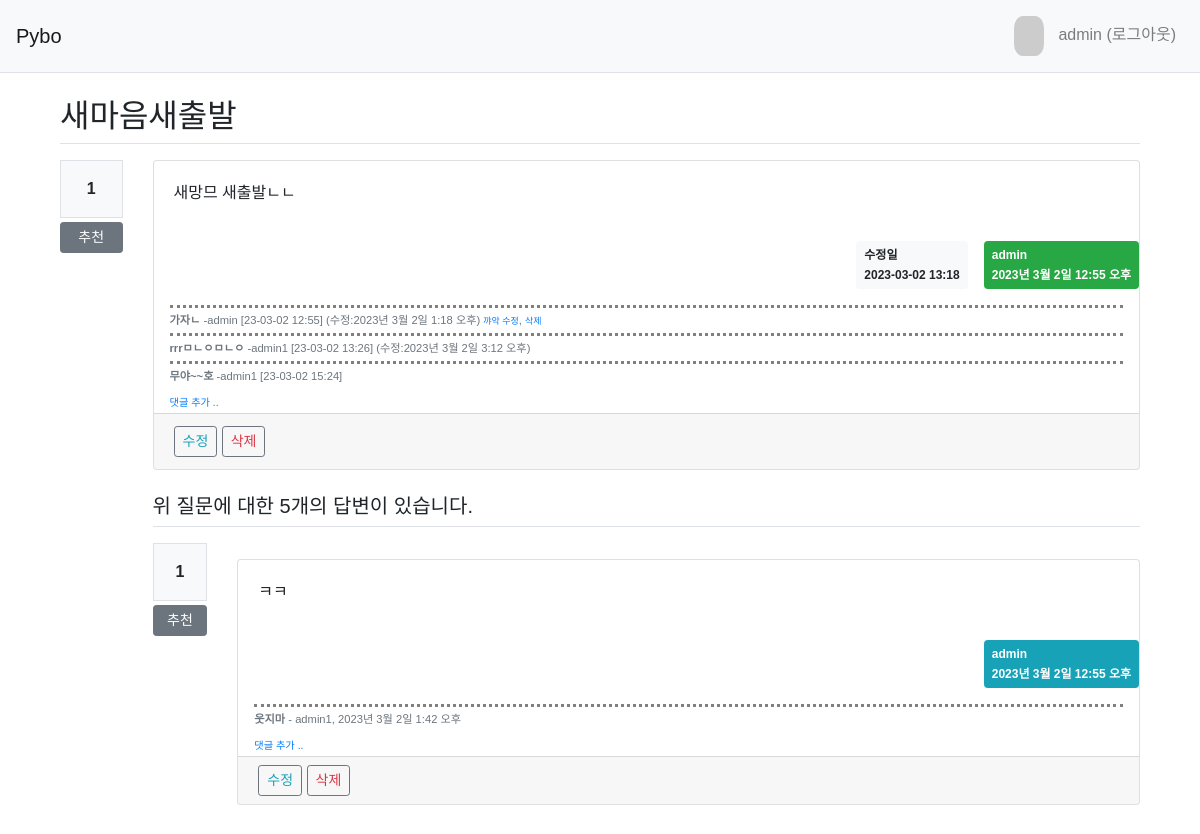
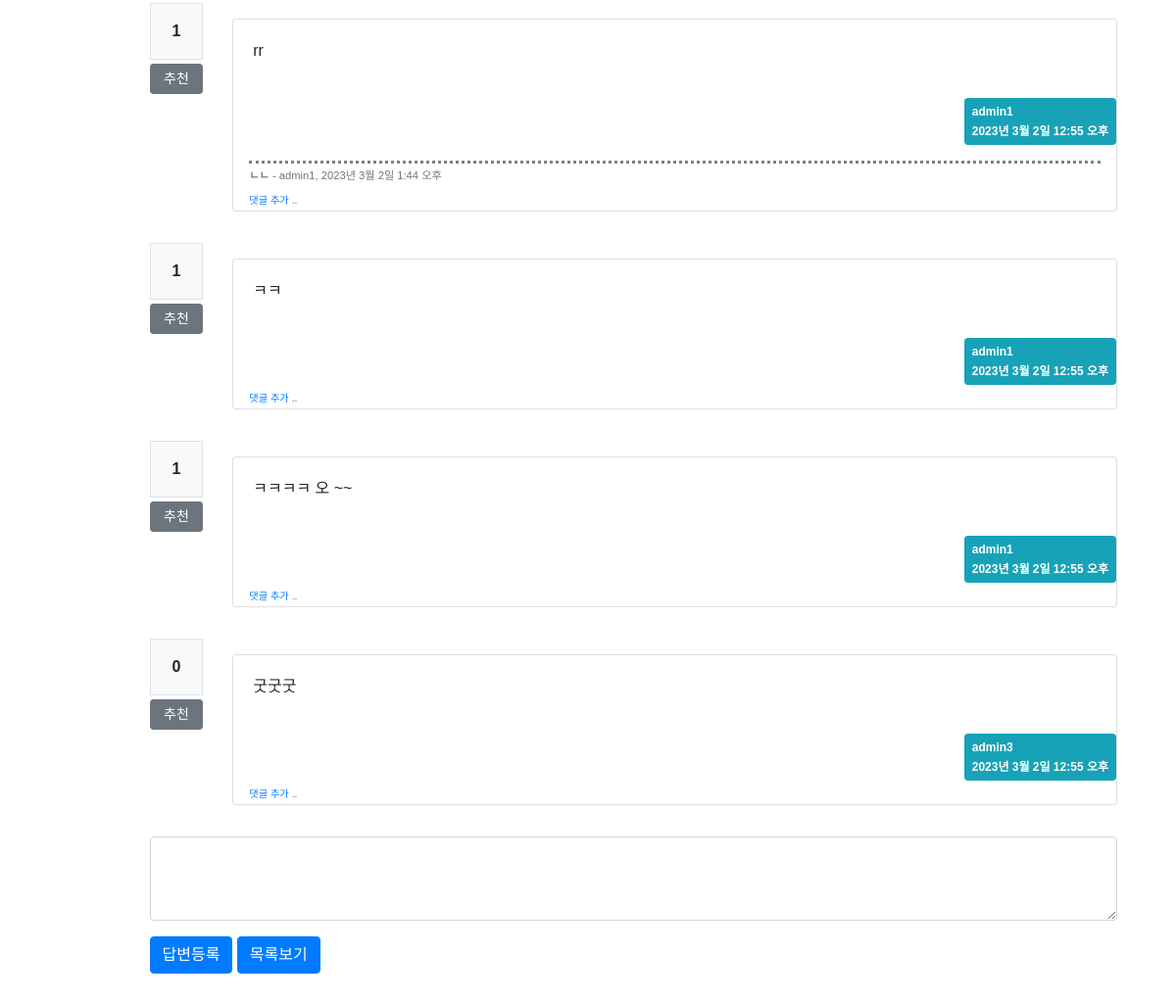
/pybo/322/ (signed in), run on the app's committed database (2 pictures, top to bottom).
### pybo/models.py (models this page shows, shortened)
class Question(models.Model):
    subject = models.CharField('제목', max_length=200, help_text="질문의 제목은 한줄로 작성해라")
    content = models.TextField('내용', help_text="침착하게 내용을 작성하세요")
    create_date = models.DateTimeField('작성일')
    modify_date = models.DateTimeField(null=True, blank=True)
    author = models.ForeignKey(User, on_delete=models.CASCADE, related_name='author_question', null=True)
    voter = models.ManyToManyField(User, related_name='voter_question')

class Comment(models.Model):
    author = models.ForeignKey(User, on_delete=models.CASCADE)
    content = models.TextField()
    create_date = models.DateTimeField()
    modify_date = models.DateTimeField(null=True, blank=True)
    question = models.ForeignKey(Question, null=True, blank=True, on_delete=models.CASCADE)
    answer = models.ForeignKey(Answer, null=True, blank=True, on_delete=models.CASCADE)

class Answer(models.Model):
    question = models.ForeignKey(Question, on_delete=models.CASCADE) # 외래키 정의
    content = models.TextField('답변 내용')
    create_date = models.DateTimeField()
    modify_date = models.DateTimeField(null=True, blank=True)
    author = models.ForeignKey(User, on_delete=models.CASCADE, related_name='author_answer', null=True)
    voter = models.ManyToManyField(User, related_name='voter_answer')

### pybo/views/base_views.py (the view)
# urls.py: path('<int:question_id>/', base_views.detail),
def detail(request, question_id):
    question =  get_object_or_404(Question, pk=question_id)
    context = {'question' : question}
    return render(request, 'pybo/question_detail.html', context)

### pybo/templatetags/pybo_filter.py (called while the page is built)
@register.filter()
def mark(value):
    extensions = ["nl2br", "fenced_code"]
    return mark_safe(markdown.markdown(value, extensions=extensions))

### templates/pybo/question_detail.html (shortened to what this page needs)
{% extends 'base.html' %}
{% load pybo_filter %}
{% block content %}
  {% load static %}
  <link rel="stylesheet" type="text/css" href="{% static 'style.css' %}"/>
  <link rel="stylesheet" type="text/css" href="{% static 'bootstrap.min.css' %}"/>
  <div class="container my-3">
    <h2 class="border-bottom py-2">{{ question.subject }}</h2>
    <div class="row my-3">
    <div class="col-1">
      <div class="bg-light text-center p-3 border font-weight-bolder mb-1">{{question.voter.count}}</div>
      <a href="#" data-uri="{% url 'pybo:vote_question' question.id %}" class="recommend btn btn-sm btn-secondary btn-block my-1">추천</a>
    </div>
    <div class="col-11">
    <div class="card">
        <div class="card-body" style="white-space: pre-line;">{{question.content|mark}}</div>
        <div class="d-flex justify-content-end">
          {% if question.modify_date %}
          <div class="badge badge-light p-2 text-left mx-3">
              <div class="mb-2">수정일</div>
              <div>
                {{ question.modify_date | date:'Y-m-d H:i' }}
              </div>
          </div>
          {% endif %}
          <div class="badge badge-success p-2 text-left">
            <div class="mb-2">{{ question.author.username }}</div>
            <div>{{question.create_date}}</div>
          </div>
    </div>
        {% include 'pybo/question_comment.html' %}
        {% if request.user == question.author %}
        <div class="card-footer">
            <a href="{% url "pybo:question_modify" question.id %}" class="btn btn-sm btn-outline-secondary text-info">수정</a>
            <a href="#" class="delete btn btn-sm btn-outline-secondary text-danger" data-uri="{% url "pybo:question_delete" question.id %}">삭제</a>
        </div>
        {% endif %}
    </div>
    {% include 'pybo/answer_list.html' %}
    {% include 'pybo/answer_create_form.html' %}
  </div>
{% endblock content %}

### templates/navbar.html (shortened to what this page needs)
<nav class="navbar navbar-expand-lg navbar-light bg-light border-bottom">
  <a class="navbar-brand" href="{% url 'pybo:index' %}">Pybo</a>
  <div class="collapse navbar-collapse" id="navbarNav">
    <ul class="navbar-nav ml-auto">
      <li class="nav-item ">
        {% if user.is_authenticated %}
        <a class="nav-link" href="{% url 'common:logout' %}">
          <img class="avarta" src="https://randomuser.me/api/portraits/men/21.jpg"/>
            {{ user.username }} (로그아웃)</a>
        {% endif %}
        </li>
    </ul>
  </div>
</nav>

### templates/pybo/question_comment.html (shortened to what this page needs)
    <div class="mx-3">
      {% if question.comment_set.count > 0 %}
      <div class="mt-3">
      {% for comment in question.comment_set.all %}
        <div class="comment py-1 text-muted">
          <span style="white-space: pre-line;"><b>{{ comment.content }}</b></span>
          <span>
            -{{ comment.author }} [{{ comment.create_date | date:'y-m-d H:i' }}]
            {% if comment.modify_date %}
            (수정:{{ comment.modify_date }})
            {% endif %}
          </span>
          {% if request.user == comment.author %}
          <a href="{% url 'pybo:comment_modify_question' comment.id %}" class="small">꺄악 수정</a>,
          <a href="#" class="small delete" data-uri="{% url 'pybo:comment_delete_question' comment.id %}">삭제</a>
          {% endif %}
        </div>
      {% endfor %}
      </div>
      {% endif %}
      <div>
          <a href="{% url 'pybo:comment_create_question' question.id %}" class="small"><small>댓글 추가 ..</small></a>
      </div>
    </div>

### templates/pybo/answer_list.html (shortened to what this page needs)
{% load pybo_filter %}
<h5 class="border-bottom my-3 py-2">위 질문에 대한
      {{ question.answer_set.count }}개의 답변이 있습니다.</h5>
    {% for answer in question.answer_set.all %}
    <div class="row my-3">
      <div class="col-1">
        <div class="bg-light text-center p-3 border font-weight-bolder mb-1">{{answer.voter.count}}</div>
      <a href="#" data-uri="{% url 'pybo:vote_answer' answer.id %}" class="recommend btn btn-sm btn-secondary btn-block my-1">추천</a>
  </div>
  <div class="col-11">
      <div class="card my-3">
        <div class="card-body" style="white-space: pre-line;">{{answer.content|mark}}</div>
        <div class="d-flex justify-content-end">
          <div class="badge badge-info p-2 text-left ">
            <div class="mb-2">{{ answer.author.username }}</div>
            <div>{{question.create_date}}</div>
          </div>
        </div>
        <div>
        {% include 'pybo/comment_answer.html' %}
        </div>
        {% if request.user == answer.author %}
        <div class="card-footer py-2">
          <a href="{% url 'pybo:answer_modify' answer.id %}" class="btn btn-sm btn-outline-secondary text-info">수정</a>
          <a href="#" class="delete btn btn-sm btn-outline-secondary text-danger" text-danger data-uri="{% url 'pybo:answer_delete' answer.id %}">삭제</a>
          </div>
        {% endif %}
      </div>
    </div>
  </div>
    {% endfor %}

### templates/pybo/comment_answer.html (shortened to what this page needs)
<div class="mx-3">
{% if answer.comment_set.count > 0 %}
<div class="mt-3">
{% for comment in answer.comment_set.all %}
    <div class="comment py-1 text-muted">
        <span style="white-space: pre-line;"><b>{{ comment.content }}</b></span>
        <span>
            - {{ comment.author }}, {{ comment.create_date }}
        </span>
    </div>
{% endfor %}
</div>
{% endif %}
<div>
<a href="{% url 'pybo:comment_create_answer' answer.id %}" class="small"><small>댓글 추가 ..</small></a>
</div>
</div>

### templates/pybo/answer_create_form.html (shortened to what this page needs)
    <form action="{% url 'pybo:answer_create' question.id %}" method="post" class="my-3">
      <div class="form-group">
        <textarea {% if not user.is_authenticated %} disabled="disabled" {% endif %}
        name="content" id="content" class="form-control" rows="3"></textarea>
      </div>
      <input type="submit" value="답변등록" class="btn btn-primary">
      <button type="button" class="btn btn-primary" onclick="location.href='{% url 'pybo:index' %}'">목록보기
      </button>
    </form>

### static/style.css (style rules this page uses)
* { font-family: 'Noto Sans KR', sans-serif; }
.avarta { width: 30px; height: 40px; border-radius: 30%; margin-right: 10px; }
.comment { border-top: dotted 3px gray; font-size: 0.7em; }

### data on the page
Question: subject "새마음새출발", voter.count "1", content|mark "새망므 새출발ㄴㄴ", modify_date "2023-03-02 13:18", author.username "admin", create_date "2023년 3월 2일 12:55 오후", answer_set.count "5"
Comment: content "가자ㄴ", author "admin", create_date "23-03-02 12:55", modify_date "2023년 3월 2일 1:18 오후", shows "꺄악 수정"
Comment: content "rrrㅁㄴㅇㅁㄴㅇ", author "admin1", create_date "23-03-02 13:26", modify_date "2023년 3월 2일 3:12 오후"
Comment: content "무야~~호", author "admin1", create_date "23-03-02 15:24"
Answer: voter.count "1", content|mark "ㅋㅋ", author.username "admin", shows "수정"
Comment: content "웃지마", author "admin1", create_date "2023년 3월 2일 1:42 오후"
Answer: voter.count "1", content|mark "rr", author.username "admin1"
Comment: content "ㄴㄴ", author "admin1", create_date "2023년 3월 2일 1:44 오후"
Answer: voter.count "1", content|mark "ㅋㅋ", author.username "admin1"
Answer: voter.count "1", content|mark "ㅋㅋㅋㅋ 오 ~~", author.username "admin1"
Answer: voter.count "0", content|mark "굿굿굿", author.username "admin3"

### other printed values
{{ user.username }} "admin"
